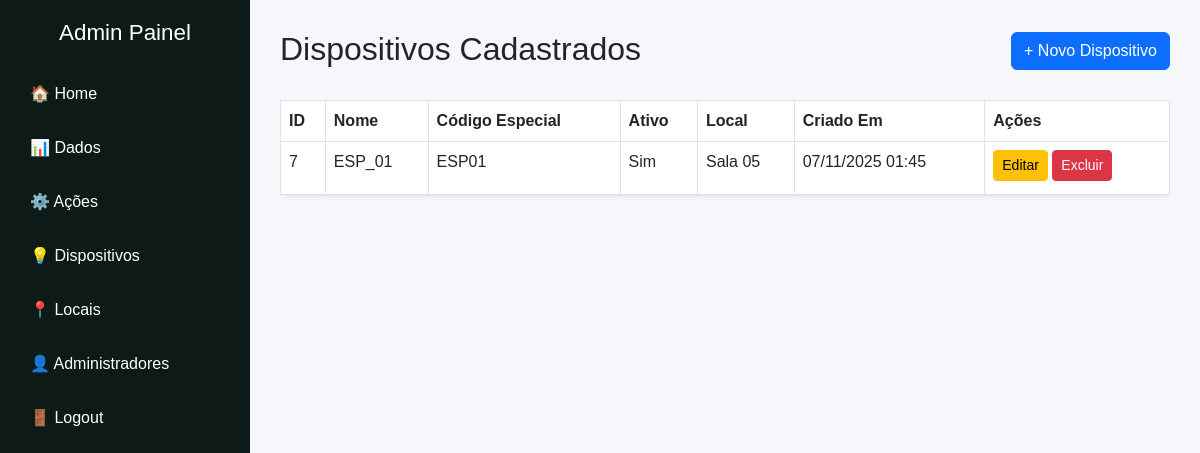
The app's page /tcc/adm/dispositivos.php (signed in) with its own data.
### tables this page shows
CREATE TABLE `tbl_dispositivos` (
  `id` int NOT NULL AUTO_INCREMENT,
  `nome` varchar(100) NOT NULL,
  `codigo_esp` varchar(60) NOT NULL,
  `ativo` tinyint NOT NULL DEFAULT '1',
  `criado_em` timestamp NOT NULL DEFAULT CURRENT_TIMESTAMP,
  `tbl_locais_id` int NOT NULL,
  PRIMARY KEY (`id`),
  KEY `fk_tbl_dispositivos_tbl_locais1_idx` (`tbl_locais_id`),
  CONSTRAINT `fk_tbl_dispositivos_tbl_locais1` FOREIGN KEY (`tbl_locais_id`) REFERENCES `tbl_locais` (`id`)
);

CREATE TABLE `tbl_locais` (
  `id` int NOT NULL AUTO_INCREMENT,
  `locais` varchar(100) NOT NULL,
  `descricao` text NOT NULL,
  PRIMARY KEY (`id`)
);

### tcc/Models/Dispositivo/DispositivoDAO.php (called while the page is built, shortened)
<?php
require_once __DIR__ . '/../../config/database.php';
class DispositivoDAO {
    private $conn;
    public function __construct() {
        $db = new Database();
        $this->conn = $db->getConnection();
    }
    public function listarTodos() {
        $query = "SELECT d.id, d.nome, d.codigo_esp, d.ativo, d.criado_em, d.tbl_locais_id,
                         l.locais AS nome_local
                  FROM tbl_dispositivos d
                  JOIN tbl_locais l ON d.tbl_locais_id = l.id
                  ORDER BY d.id DESC";
        $stmt = $this->conn->prepare($query);
        $stmt->execute();
        return $stmt->fetchAll(PDO::FETCH_ASSOC);
    }
}
?>

### tcc/config/database.php (called while the page is built, shortened)
<?php
class Database {
    private $host = 'localhost';
    private $db_name = 'safelab_db';
    private $username = 'root';
    private $password = 'root';
    public function getConnection() {
        $this->conn = null;
        try {
            $this->conn = new PDO(
                "mysql:host={$this->host};dbname={$this->db_name}",
                $this->username,
                $this->password
            );
            $this->conn->setAttribute(PDO::ATTR_ERRMODE, PDO::ERRMODE_EXCEPTION);
        } catch (PDOException $e) {
            die("Erro na conexão: " . $e->getMessage());
        }
        return $this->conn;
    }
}

### tcc/adm/dispositivos.php (the view, shortened to what this page needs)
<?php
require_once __DIR__ . '/../Models/Dispositivo/DispositivoDAO.php';
$dispositivoDAO = new DispositivoDAO();
$dispositivos = $dispositivoDAO->listarTodos();
?>
<!DOCTYPE html>
<html lang="pt-br">
<head>
  <link href="https://cdn.jsdelivr.net/npm/bootstrap@5.3.0/dist/css/bootstrap.min.css" rel="stylesheet">
</head>
<body>
  <?php include "includes/sidebar.php"; ?>
  <div class="main-content">
    <div class="d-flex justify-content-between align-items-center mb-4">
      <h2>Dispositivos Cadastrados</h2>
      <a href="dispositivo/cadastro-dispositivo.php" class="btn btn-primary">+ Novo Dispositivo</a>
    </div>
    <?php if (!empty($dispositivos)) : ?>
      <div class="table-responsive">
        <table class="table table-bordered table-hover shadow-sm bg-white rounded">
          <thead>
            <tr>
              <th>ID</th>
              <th>Nome</th>
              <th>Código Especial</th>
              <th>Ativo</th>
              <th>Local</th>
              <th>Criado Em</th>
              <th>Ações</th>
            </tr>
          </thead>
          <tbody>
            <?php foreach ($dispositivos as $d): ?>
              <tr>
                <td><?= htmlspecialchars($d['id']); ?></td>
                <td><?= htmlspecialchars($d['nome']); ?></td>
                <td><?= htmlspecialchars($d['codigo_esp']); ?></td>
                <td><?= $d['ativo'] ? 'Sim' : 'Não'; ?></td>
                <td><?= htmlspecialchars($d['nome_local']); ?></td>
                <td><?= date('d/m/Y H:i', strtotime($d['criado_em'])); ?></td>
                <td>
                  <a href="dispositivo/editar-dispositivo.php?id=<?= $d['id']; ?>" class="btn btn-sm btn-warning">Editar</a>
                  <a href="../process/dispositivo/process_excluir_dispositivo.php?id=<?= $d['id']; ?>"
                     class="btn btn-sm btn-danger"
                     onclick="return confirm('Tem certeza que deseja excluir este dispositivo?');">
                     Excluir
                  </a>
                </td>
              </tr>
            <?php endforeach; ?>
          </tbody>
        </table>
      </div>
    <?php else : ?>
      <p class="text-muted">Nenhum dispositivo cadastrado ainda.</p>
    <?php endif; ?>
  </div>
</body>
</html>

### tcc/adm/includes/sidebar.php (style rules this page uses)
body { display: flex; min-height: 100vh; font-family: 'Poppins', sans-serif; background-color: #f5f7fa; }
.main-content { flex-grow: 1; padding: 30px; }
.main-content .btn { margin-bottom: 5px; white-space: nowrap; }

### records on screen
tbl_dispositivos: id "7", nome "ESP_01", codigo_esp "ESP01", ativo "Sim", tbl_locais.locais "Sala 05", criado_em "07/11/2025 01:45"
